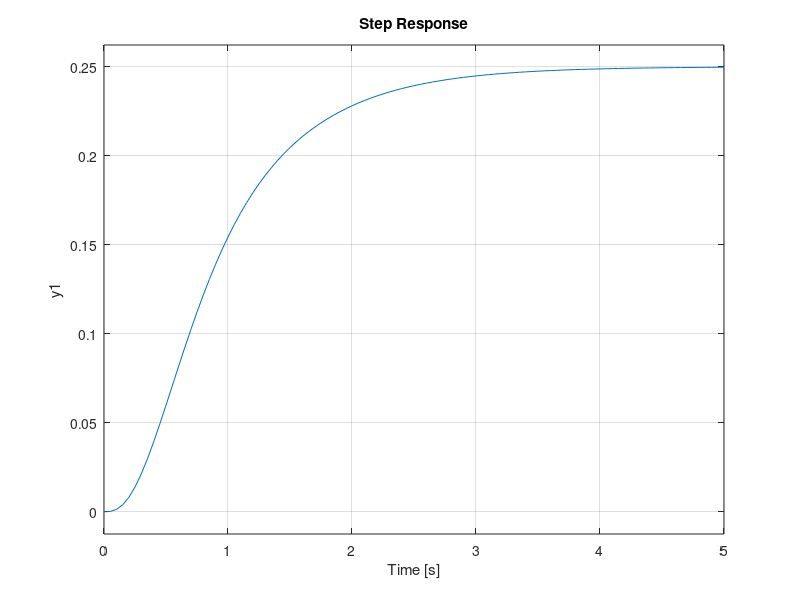

Here is the MATLAB script that generated this plot:

numerator = 10; % numerator for the tf function
% a,b,c,d are the denominators for the tf function
a = 1;
b = 10;
c = 40;
d = 40;


sys = tf(numerator,[a b c d]); % using the tf function to calculate

% inital value: t = 0, s = infinity
% inital value= 10/(infinity^3 + 10*infinity^2 + 40*infinity + 40)
% initial value = 10/ (infinity) = 0


% final value: t = infinity, s = 0
% final value = 10/(0^3 + 10*0^2 + 40*0 + 40)
% final value = 10/(40) = 1/4



bode(sys)
% to find the bandwidth frequency from the bode plot you make a line from
% the y-intercept all the way to the graphs line. the x-axis value of the
% meeting point is the value of the bandwidth frequency.
% y-intercept= -15dB, Bandwidth frequency= 1.38 rads/s


step(sys) 
% The system rise time is the time it takes for the system to get from 10%
% to 90% 
% rise time = 1.59s


%what is the significance of the gain and phase margins?
% the gain is the ammount of 


